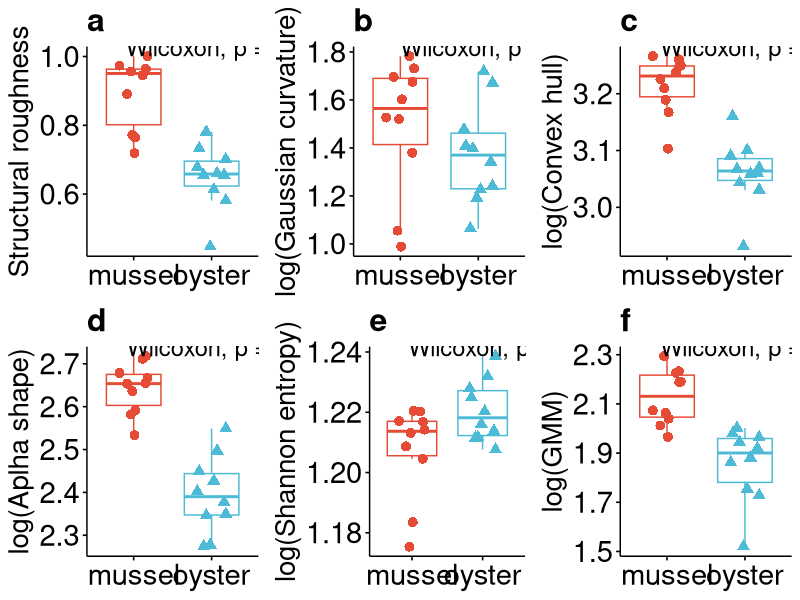

Here is the R script that generated this plot:
df <- read.csv("log_transform_update.csv")
library(ggplot2)
library(ggpubr)
library(gridExtra)

a <- ggboxplot(df, x = "object", y = "rough",
               xlab = FALSE,
               ylab = "Structural roughness",
               palette = "npg", group = "object",
               color = "object", shape = "object",
               legend = "none", add = "jitter",
               add.params = list(size = 3)
) + labs(title = "a") + 
  font("ylab", size = 20) + 
  font("title", size = 23, face = "bold") + 
  theme(axis.text = element_text(size = 21)) + 
  stat_compare_means(
    method = "wilcox.test",
    paired = FALSE,
    ref.group = NULL,
    label.x = 1.5,
    size = 6
)  

b <- ggboxplot(df, x = "object", y = "log_curv",
               xlab = FALSE,
               ylab = "log(Gaussian curvature)",
               palette = "npg", group = "object",
               color = "object", shape = "object",
               legend = "none", add = "jitter",
               add.params = list(size = 3)
) + labs(title = "b") + 
  font("ylab", size = 20) + 
  font("title", size = 23, face = "bold") + 
  theme(axis.text = element_text(size = 21)) + 
  stat_compare_means(
    method = "wilcox.test",
    paired = FALSE,
    ref.group = NULL,
    label.x = 1.5,
    size = 6
)

c <- ggboxplot(df, x = "object", y = "log_convex",
               xlab = FALSE,
               ylab = "log(Convex hull)",
               palette = "npg", group = "object",
               color = "object", shape = "object",
               legend = "none", add = "jitter",
               add.params = list(size = 3)
) + labs(title = "c") + 
  font("ylab", size = 20) + 
  font("title", size = 23, face = "bold") + 
  theme(axis.text = element_text(size = 21)) + 
  stat_compare_means(
    method = "wilcox.test",
    paired = FALSE,
    ref.group = NULL,
    label.x = 1.5,
    size = 6
)

d <- ggboxplot(df, x = "object", y = "log_alpha",
               xlab = FALSE,
               ylab = "log(Aplha shape)",
               palette = "npg", group = "object",
               color = "object", shape = "object",
               legend = "none", add = "jitter",
               add.params = list(size = 3)
) + labs(title = "d") + 
  font("ylab", size = 20) + 
  font("title", size = 23, face = "bold") + 
  theme(axis.text = element_text(size = 21)) + 
  stat_compare_means(
    method = "wilcox.test",
    paired = FALSE,
    ref.group = NULL,
    label.x = 1.5,
    size = 6
)

e <- ggboxplot(df, x = "object", y = "log_entropy",
               xlab = FALSE,
               ylab = "log(Shannon entropy)",
               palette = "npg", group = "object",
               color = "object", shape = "object",
               legend = "none", add = "jitter",
               add.params = list(size = 3)
) + labs(title = "e") + 
  font("ylab", size = 20) + 
  font("title", size = 23, face = "bold") + 
  theme(axis.text = element_text(size = 21)) + 
  stat_compare_means(
    method = "wilcox.test",
    paired = FALSE,
    ref.group = NULL,
    label.x = 1.5,
    size = 6
)

f <- ggboxplot(df, x = "object", y = "log_gmm",
               xlab = FALSE,
               ylab = "log(GMM)",
               palette = "npg", group = "object",
               color = "object", shape = "object",
               legend = "none", add = "jitter",
               add.params = list(size = 3)    
) + labs(title = "f") + 
  font("ylab", size = 20) + 
  font("title", size = 23, face = "bold") + 
  theme(axis.text = element_text(size = 21)) + 
  stat_compare_means(
    method = "wilcox.test",
    paired = FALSE,
    ref.group = NULL,
    label.x = 1.5,
    size = 6
)

grid.arrange(a, b, c, d, e, f, nrow = 2, ncol = 3)

